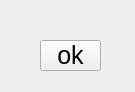
<?xml version="1.0" encoding="UTF-8"?>
<ui version="4.0">
 <class>Control_Widget</class>
 <widget class="QWidget" name="Control_Widget">
  <property name="geometry">
   <rect>
    <x>0</x>
    <y>0</y>
    <width>135</width>
    <height>92</height>
   </rect>
  </property>
  <property name="windowTitle">
   <string>Form</string>
  </property>
  <widget class="QPushButton" name="pushButton">
   <property name="geometry">
    <rect>
     <x>40</x>
     <y>40</y>
     <width>61</width>
     <height>31</height>
    </rect>
   </property>
   <property name="font">
    <font>
     <pointsize>19</pointsize>
    </font>
   </property>
   <property name="text">
    <string>ok</string>
   </property>
  </widget>
 </widget>
 <resources/>
 <connections/>
</ui>
